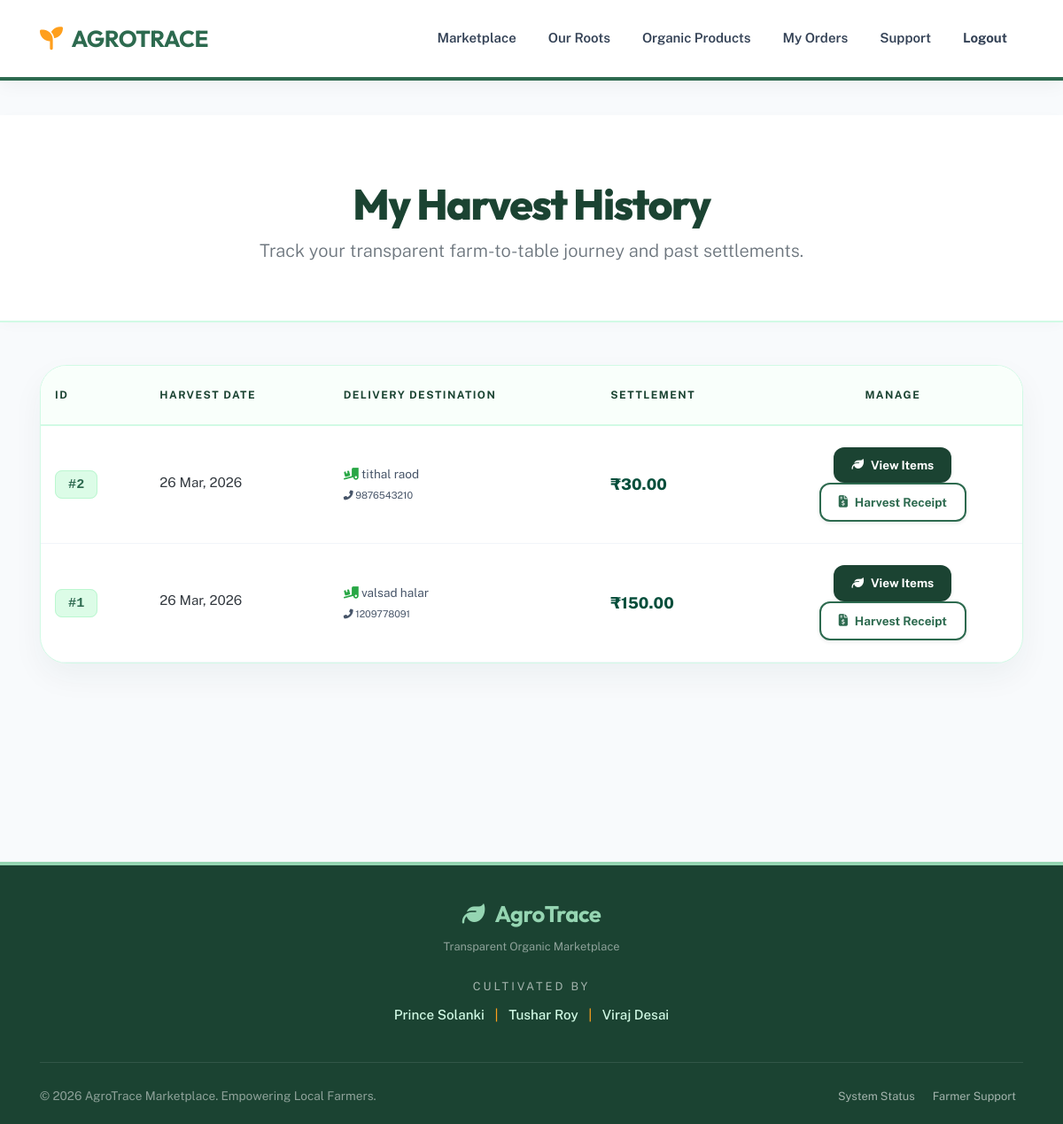
/cust_view_orders.php (signed in), run on the app's committed database.
### tables this page shows
CREATE TABLE IF NOT EXISTS `order_detail` (
  `order_id` int(10) NOT NULL,
  `order_date` date NOT NULL,
  `cart_id` int(10) NOT NULL,
  `customer_id` int(10) NOT NULL,
  `order_address` varchar(200) NOT NULL,
  `order_mobile` varchar(10) NOT NULL,
  `order_amount` int(10) NOT NULL,
  PRIMARY KEY (`order_id`)
);

### cust_view_orders.php (the view, shortened to what this page needs)
<?php
include("header.php");
include("connect.php");
?>
<link rel="stylesheet" href="https://cdnjs.cloudflare.com/ajax/libs/animate.css/4.1.1/animate.min.css"/>
<link rel="stylesheet" href="https://cdnjs.cloudflare.com/ajax/libs/font-awesome/6.4.0/css/all.min.css">
<div class="page-content">
    <div class="order-header">
        <div class="container text-center animate__animated animate__fadeIn">
            <h1>My Harvest History</h1>
            <p class="text-muted lead">Track your transparent farm-to-table journey and past settlements.</p>
        </div>
    </div>
    <div class="container">
        <?php
        $custid = $_SESSION["custid"];
        $res3 = mysqli_query($con, "SELECT * FROM order_detail WHERE Customer_id = '$custid' ORDER BY order_id DESC");
        if(mysqli_num_rows($res3) > 0) {
        ?>
            <div class="ledger-container animate__animated animate__fadeInUp">
                <div class="table-responsive">
                    <table class="custom-table">
                        <thead>
                            <tr>
                                <th>ID</th>
                                <th>Harvest Date</th>
                                <th>Delivery Destination</th>
                                <th>Settlement</th>
                                <th class="text-center">Manage</th>
                            </tr>
                        </thead>
                        <tbody>
                            <?php while($r3 = mysqli_fetch_array($res3)) { ?>
                                <tr>
                                    <td><span class="order-ref">#<?php echo $r3[0]; ?></span></td>
                                    <td>
                                        <div class="text-dark fw-bold"><?php echo date('d M, Y', strtotime($r3[1])); ?></div>
                                    </td>
                                    <td>
                                        <div class="address-box">
                                            <i class="fas fa-truck-ramp-box me-1 text-success opacity-75"></i> <?php echo $r3[4]; ?>
                                            <div class="mt-1 small fw-bold"><i class="fas fa-phone-alt me-1 opacity-50"></i> <?php echo $r3[5]; ?></div>
                                        </div>
                                    </td>
                                    <td><span class="price-total">₹<?php echo number_format($r3[6], 2); ?></span></td>
                                    <td class="text-center">
                                        <div class="d-flex flex-column gap-2 align-items-center">
                                            <a href="again_cust_view_order_detail.php?cid=<?php echo $r3[2]; ?>" class="btn-action-agro btn-view shadow-sm">
                                                <i class="fas fa-leaf"></i> View Items
                                            </a>
                                            <a href="generate_bill.php?cid=<?php echo $r3[2]; ?>" class="btn-action-agro btn-bill shadow-sm">
                                                <i class="fas fa-file-invoice-dollar"></i> Harvest Receipt
                                            </a>
                                        </div>
                                    </td>
                                </tr>
                            <?php } ?>
                        </tbody>
                    </table>
                </div>
            </div>
        <?php } ?>
    </div>
</div>
<?php include("footer.php"); ?>

### header.php (style rules this page uses)
:root { --agro-green: #2d6a4f; --agro-mint: #95d5b2; --agro-orange: #ff9f1c; --nav-height: 90px; }
body { margin: 0; padding: 0; font-family: 'Public Sans', sans-serif; padding-top: var(--nav-height); background-color: #fcfdfc; }

### cust_view_orders.php (style rules this page uses)
:root { --agro-forest: #1b4332; --agro-leaf: #2d6a4f; --agro-sun: #ff9f1c; --agro-mint: #dcfce7; --bg-fresh: #f8fafc; --border-organic: #d1fae5; }
body { background-color: var(--bg-fresh); font-family: 'Public Sans', sans-serif; min-height: 100vh; display: flex; flex-direction: column; }
.page-content { flex: 1; padding-bottom: 80px; }
.order-header { background: white; padding: 4.5rem 0 3rem 0; border-bottom: 2px solid var(--border-organic); margin-bottom: 3rem; box-shadow: 0 4px 15px rgba(0,0,0,0.02); }
.order-header h1 { font-family: 'Outfit', sans-serif; color: var(--agro-forest); font-weight: 800; font-size: 3rem; letter-spacing: -1.5px; }
.ledger-container { background: white; border-radius: 30px; border: 1px solid var(--border-organic); box-shadow: 0 15px 35px rgba(27, 67, 50, 0.05); overflow: hidden; margin-bottom: 4rem; }
.custom-table { width: 100%; margin-bottom: 0; border-collapse: collapse; }
.custom-table thead th { background-color: #f9fffb; color: var(--agro-forest); text-transform: uppercase; font-size: 0.75rem; font-weight: 700; letter-spacing: 0.12em; padding: 1.5rem 1rem; border-bottom: 2px solid var(--border-organic); }
.custom-table tbody td { padding: 1.5rem 1rem; vertical-align: middle; color: #334155; border-bottom: 1px solid #f1f5f9; font-size: 0.95rem; }
.order-ref { font-family: 'Courier New', monospace; font-weight: 700; color: var(--agro-leaf); background: var(--agro-mint); padding: 6px 14px; border-radius: 8px; border: 1px solid #bbf7d0; }
.price-total { font-weight: 800; color: #064e3b; font-size: 1.1rem; }
.address-box { max-width: 250px; line-height: 1.6; font-size: 0.85rem; color: #475569; }
.btn-action-agro { display: inline-flex; align-items: center; gap: 8px; padding: 10px 20px; border-radius: 12px; font-size: 0.85rem; font-weight: 700; text-decoration: none !important; transition: 0.4s; border: none; }
.btn-view { background-color: var(--agro-forest); color: white; }
.btn-bill { background-color: white; color: var(--agro-leaf); border: 2px solid var(--agro-leaf) !important; }

### data on the page
order_detail: order_id "2", order_date "26 Mar, 2026", order_address "tithal raod", order_mobile "9876543210", order_amount "30.00"
order_detail: order_id "1", order_date "26 Mar, 2026", order_address "valsad halar", order_mobile "1209778091", order_amount "150.00"
